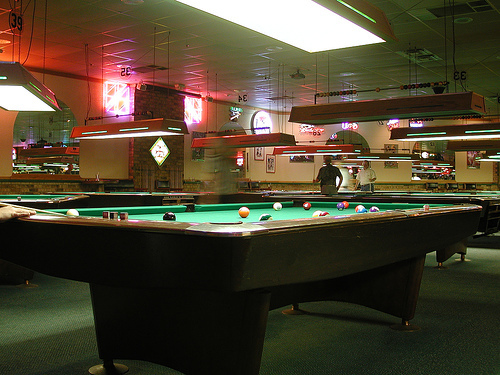
#> input picture 14-OutOfTheBox/example_images/example_01.jpg, 500 x 375 px
$ python KnnClassifier.py --dataset ../14-OutOfTheBox/example_images
#> lines starting #> are read from the running program, lines starting #| are printed output that depends on the picture
### MLUtils/loader/DatasetLoader.py
import os
from sklearn.model_selection import train_test_split
from sklearn.preprocessing import LabelEncoder
import cv2
import numpy as np

from MLUtils.loader.ImageProcessor import ImageProcessor


class DatasetLoader:
    def __init__(self, resize_height, resize_width):
        # store the image preprocessor
        self.image_processor = ImageProcessor(resize_height, resize_width)

    # Only for datasets that fit in ram
    def load_fit_in_ram_dataset(self, image_paths, verbose=-1):
        # initialize the list of features and labels
#> called with verbose = 500
        data = []
        labels = []

        # loop over the input images
        for (i, image_path) in enumerate(image_paths):
            # load the image and extract the class label assuming
            # that our path has the following format:
            # /path/to/dataset/{class}/{image}.jpg
            image = cv2.imread(image_path)
#> image is the input picture: shape (375, 500, 3); mean B, G, R 47.6, 67.5, 77.2
            label = image_path.split(os.path.sep)[-2]

            # Process the image
            image = self.image_processor.process_image(image)
#> in resize_without_ratio, `return cv2.resize(image, (self.width, self.height), interpolation=self..`:
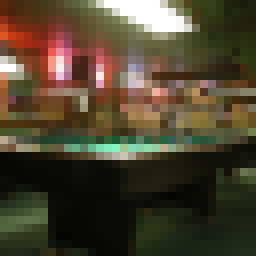
#> returned value: shape (32, 32, 3) (shown 8 times larger); mean of channels 0, 1, 2 47.6, 67.5, 77.2; drawn as B, G, R

            # treat our processed image as a "feature vector"
            # by updating the data list followed by the labels
            data.append(image)
            labels.append(label)

            # show an update every `verbose` images
            if verbose > 0 and i > 0 and (i + 1) % verbose == 0:
                print("[INFO] processed {}/{}".format(i + 1, len(image_paths)))
#> pass 2 of the loop in load_fit_in_ram_dataset, `for (i, image_path) in enumerate(image_paths):`:
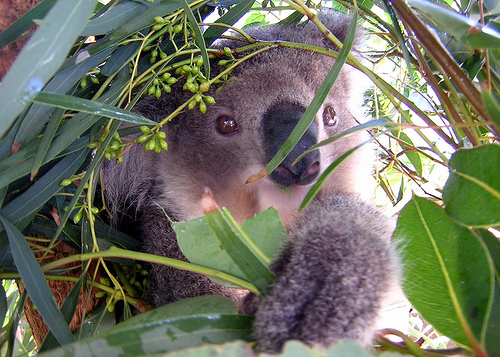
#> input picture 14-OutOfTheBox/example_images/example_02.jpg, 500 x 357 px
#> in load_fit_in_ram_dataset, image is the input picture: shape (357, 500, 3); mean B, G, R 97.8, 113.9, 111.4
#> in resize_without_ratio (call 2), `return cv2.resize(image, (self.width, self.height), interpolation=self..`:
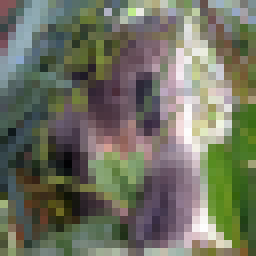
#> returned value: shape (32, 32, 3) (shown 8 times larger); mean of channels 0, 1, 2 97.8, 113.9, 111.4; drawn as B, G, R

        # return a tuple of the data and labels
        return np.array(data), np.array(labels)

    def train_test_split(self, data, labels, test_size, random_state):
        return train_test_split(data, labels, test_size=test_size, random_state=random_state)

    def convert_labels_to_integer(self, labels):
        label_encoder = LabelEncoder()
        return label_encoder.fit_transform(labels), label_encoder.classes_

### MLUtils/loader/ImageProcessor.py
import numpy as np
import cv2


class ImageProcessor:
    def __init__(self, width, height, inter=cv2.INTER_AREA):
        # store the target image width, height, and interpolation
        # method used when resizing
        self.width = width
        self.height = height
        self.inter = inter

    def process_image(self, image):
        return self.resize_without_ratio(image)

    def resize_without_ratio(self, image):
        # resize the image to a fixed size, ignoring the aspect ratio
        return cv2.resize(image, (self.width, self.height), interpolation=self.inter)

### 1-KNNClassifier/KnnClassifier.py
import argparse

from sklearn.preprocessing import LabelEncoder
from imutils import paths
from sklearn.metrics import classification_report
from sklearn.neighbors import KNeighborsClassifier

# Ask informations about the algo and the dataset
from MLUtils.loader.DatasetLoader import DatasetLoader

ap = argparse.ArgumentParser()
ap.add_argument("-d", "--dataset", required=True, help="path to input dataset")
ap.add_argument("-k", "--neighbors", type=int, default=1, help="# of nearest neighbors for classification")
ap.add_argument("-j", "--jobs", type=int, default=-1, help="# of jobs for k-NN distance (-1 uses all available cores)")
args = vars(ap.parse_args())

# Store args info in variables
dataset_path = args["dataset"]
neighbors_number = args["neighbors"]
jobs_number = args["jobs"]

# grab the list of images that we'll be describing
print("[INFO] loading images...")
imagePaths = list(paths.list_images(dataset_path))

# initialize the dataset loader, load the dataset from disk, and reshape the data matrix
dataset_loader = DatasetLoader(32, 32)
(data, labels) = dataset_loader.load_fit_in_ram_dataset(imagePaths, verbose=500)
data = data.reshape((data.shape[0], 3072))

# show some information on memory consumption of the images
print("[INFO] features matrix: {:.1f}MB".format(data.nbytes / (1024 * 1024.0)))
#| [INFO] features matrix: 0.0MB

# encode the labels as integers
labels, classes = dataset_loader.convert_labels_to_integer(labels)
#> labels = [0, 0]

# partition the data into training and testing splits using 75%
# of the data for training and the remaining 25% for testing
testing_dataset_size = 0.25
random_factor = 42
(trainX, testX, trainY, testY) = dataset_loader.train_test_split(data, labels, testing_dataset_size, random_factor)
#> trainY = [0]; testY = [0]

# train and evaluate a k-NN classifier on the raw pixel intensities
print("[INFO] evaluating k-NN classifier...")
model = KNeighborsClassifier(n_neighbors=neighbors_number, n_jobs=jobs_number)
model.fit(trainX, trainY)


print(classification_report(testY, model.predict(testX), target_names=classes))
#|                 precision    recall  f1-score   support
#| example_images       1.00      1.00      1.00         1
#|       accuracy                           1.00         1
#|      macro avg       1.00      1.00      1.00         1
#|   weighted avg       1.00      1.00      1.00         1
